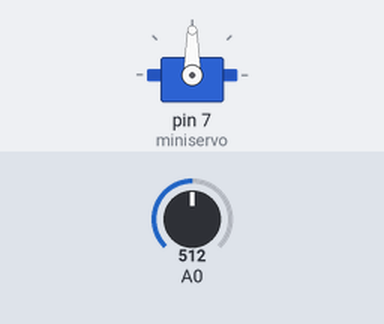
Simulated run of this sketch. Board: Arduino Uno, built with avr-gcc and run on an emulated ATmega328P. Parts: servo. The inputs (shaded band) are chosen by the test bench; at power-on: A0 = 512.

Above: at 1.2 s.
1.3 s: A0 set to 667
2.8 s: A0 set to 692
At 2.95 s:
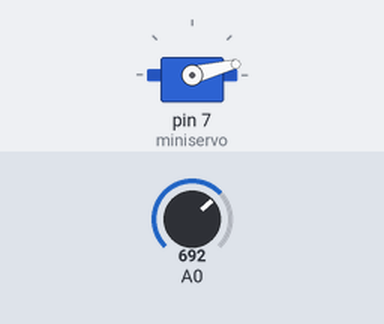
At 3.55 s:
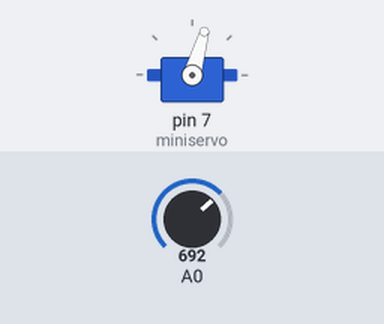
Timing chart, 0 to 14.2 s (numbered marks = the images above; inputs shaded):
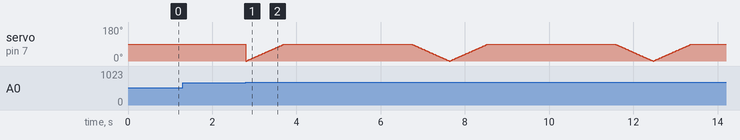

Measured:
- the behaviour switches between 674 and 675 on A0 (found by bisection; images 0 and 1)
- after the input at 1.3 s, every drawn part: stays the same

The sketch:

servo_with_pir_m.ino
```cpp
/*
 * Project_Title: Robotic Hand Control
 * Author: M.S.U. Faisal
 * Date  : 09.05.17
 */


#include <Servo.h>

Servo miniservo;
int direc = 0;

void setup() {
  miniservo.attach(7);
  pinMode(A0, INPUT);
}

void loop() {
  int pir_value = analogRead(A0);
  if(pir_value>=675){
    for (direc = 0; direc <= 90; direc += 1) {
    miniservo.write(direc);
    delay(10);
    }
    delay(3000);
    for (direc = 90; direc >= 0; direc -= 1) {
    miniservo.write(direc);
    delay(10);
    }
 }
}
```
